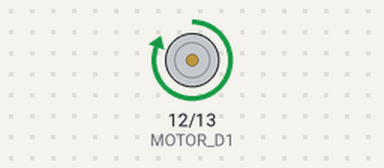
Bench run of a sketch on a simulated Arduino Uno, built with avr-gcc and run on an emulated ATmega328P. On the bench: motor-driver pin pairs drawn as motors (green arrow = first pin HIGH = forward, orange = second pin HIGH = backward, longer = more drive, scaled by the enable pin).

Above: at 0.5 s.
Timing chart, 0 to 4.6 s (numbered marks = the images above):
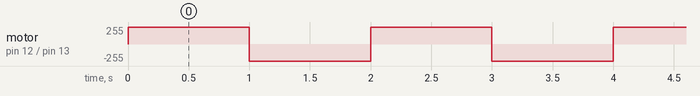

The sketch:

lab10_ex1.ino
```cpp
#define MOTOR_D1 12
#define MOTOR_D2 13
#define MOTOR_PWM 6

void setVelocity(int v) {
  if(v > 0 && v < 256){
    digitalWrite(MOTOR_D1,HIGH);
    digitalWrite(MOTOR_D2,LOW);
    analogWrite(MOTOR_PWM,v);
    delay(1000);
  }
  if(v < 0 && v > -256){
    v = v*(-1);
    digitalWrite(MOTOR_D1,LOW);
    digitalWrite(MOTOR_D2,HIGH);
    analogWrite(MOTOR_PWM,v);
    delay(1000);
  }
  else{
    digitalWrite(MOTOR_D1,LOW);
    digitalWrite(MOTOR_D2,LOW);
  }
}

void setup() {
  pinMode(MOTOR_D1,OUTPUT);
  pinMode(MOTOR_D2,OUTPUT);
  pinMode(MOTOR_PWM,OUTPUT);
  Serial.begin(9600);
}

void loop() {
  setVelocity(255);
  setVelocity(-255);
  setVelocity(0);
}
```

Measured:
- by itself, motor on pin 12 (MOTOR_D1) / pin 13 (MOTOR_D2): alternates forward 255/255 for 1.0 s and backward 255/255 for 1.0 s
